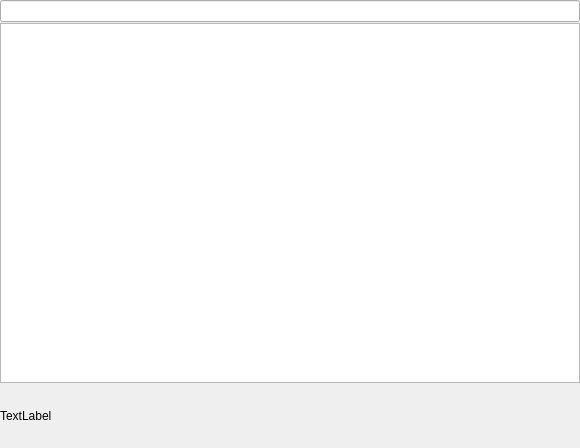
<?xml version="1.0" encoding="UTF-8"?>
<ui version="4.0">
 <class>CppHelperDialog</class>
 <widget class="QDialog" name="CppHelperDialog">
  <property name="geometry">
   <rect>
    <x>0</x>
    <y>0</y>
    <width>580</width>
    <height>448</height>
   </rect>
  </property>
  <property name="windowTitle">
   <string>Dialog</string>
  </property>
  <layout class="QVBoxLayout" name="verticalLayout">
   <property name="spacing">
    <number>1</number>
   </property>
   <property name="leftMargin">
    <number>0</number>
   </property>
   <property name="topMargin">
    <number>0</number>
   </property>
   <property name="rightMargin">
    <number>0</number>
   </property>
   <property name="bottomMargin">
    <number>0</number>
   </property>
   <item>
    <widget class="QLineEdit" name="searchLineEdit"/>
   </item>
   <item>
    <widget class="QListView" name="listView"/>
   </item>
   <item>
    <widget class="QLabel" name="changesDescrLabel">
     <property name="sizePolicy">
      <sizepolicy hsizetype="Preferred" vsizetype="Expanding">
       <horstretch>0</horstretch>
       <verstretch>0</verstretch>
      </sizepolicy>
     </property>
     <property name="maximumSize">
      <size>
       <width>16777215</width>
       <height>64</height>
      </size>
     </property>
     <property name="text">
      <string>TextLabel</string>
     </property>
    </widget>
   </item>
  </layout>
 </widget>
 <resources/>
 <connections/>
</ui>
